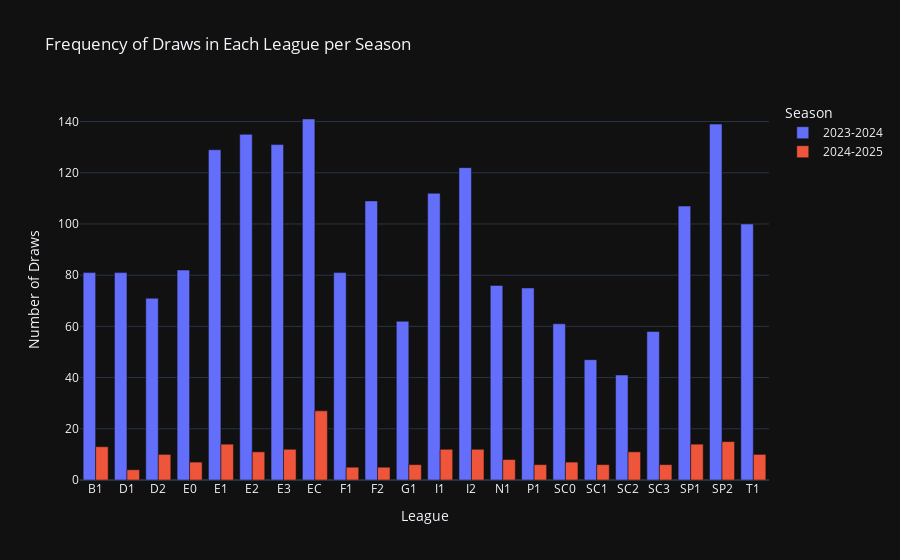
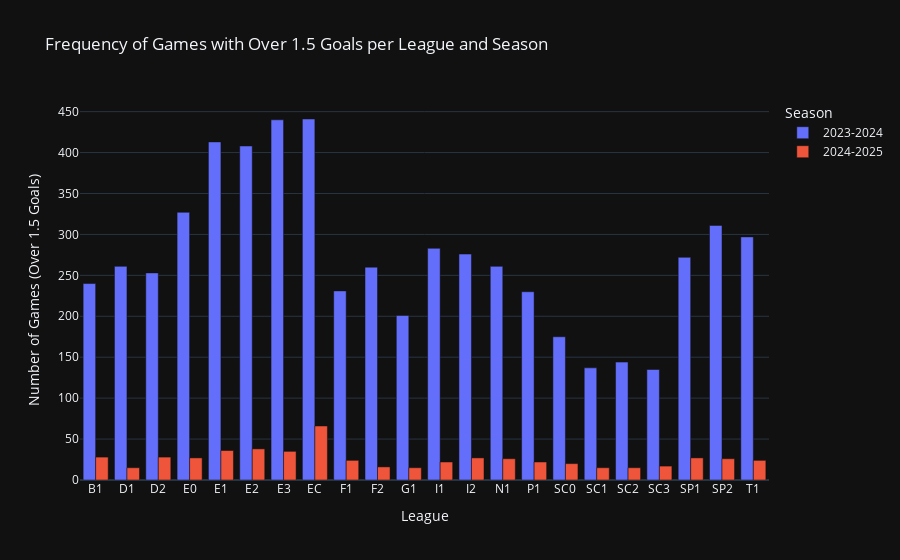
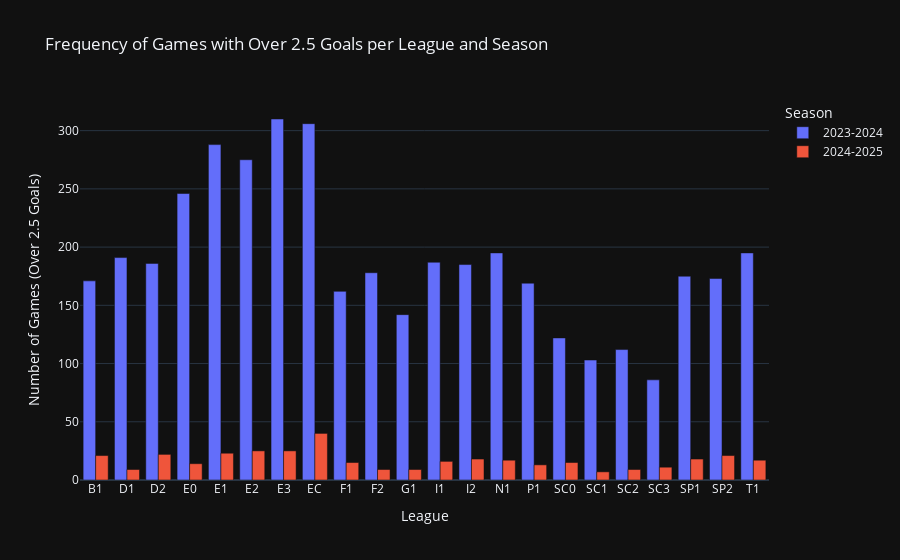
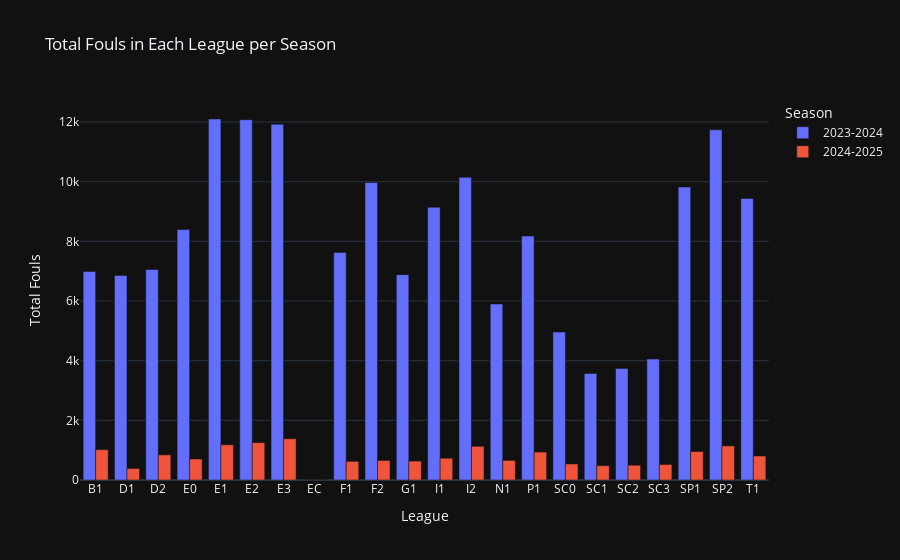

Notebook code cell kept with these figures, in order:
### Code cell
import plotly.express as px

def interactive_visualizations_with_fouls(df):
    # Frequency of Draws in Each League per Season
    draw_counts = df[df['FTR'] == 'D'].groupby(['League', 'Season']).size().reset_index(name='Draws')

    fig1 = px.bar(draw_counts, x='League', y='Draws', color='Season', barmode='group', title='Frequency of Draws in Each League per Season')
    fig1.update_layout(xaxis_title='League', yaxis_title='Number of Draws')
    fig1.show()

    # Frequency of Over 1.5 Goals in Each League per Season
    df['TotalGoals'] = df['FTHG'] + df['FTAG']
    over_1_5_count = df[df['TotalGoals'] > 1.5].groupby(['League', 'Season']).size().reset_index(name='Over_1.5_Games')

    fig2 = px.bar(over_1_5_count, x='League', y='Over_1.5_Games', color='Season', barmode='group', title='Frequency of Games with Over 1.5 Goals per League and Season')
    fig2.update_layout(xaxis_title='League', yaxis_title='Number of Games (Over 1.5 Goals)')
    fig2.show()

    # Frequency of Over 2.5 Goals in Each League per Season
    over_2_5_count = df[df['TotalGoals'] > 2.5].groupby(['League', 'Season']).size().reset_index(name='Over_2.5_Games')

    fig3 = px.bar(over_2_5_count, x='League', y='Over_2.5_Games', color='Season', barmode='group', title='Frequency of Games with Over 2.5 Goals per League and Season')
    fig3.update_layout(xaxis_title='League', yaxis_title='Number of Games (Over 2.5 Goals)')
    fig3.show()

    # Frequency of Fouls in Each League per Season
    df['TotalFouls'] = df['HF'] + df['AF']
    fouls_count = df.groupby(['League', 'Season'])['TotalFouls'].sum().reset_index()

    fig4 = px.bar(fouls_count, x='League', y='TotalFouls', color='Season', barmode='group', title='Total Fouls in Each League per Season')
    fig4.update_layout(xaxis_title='League', yaxis_title='Total Fouls')
    fig4.show()

# Call the function to generate the visualizations
interactive_visualizations_with_fouls(merged_df_cleaned)

### Figure 1 — Plotly figure (JSON) as saved in the notebook; plotly's stock layout.template omitted (floating-point values rounded to 4 significant figures)
{"data": [{"alignmentgroup": "True", "hovertemplate": "Season=2023-2024<br>League=%{x}<br>Draws=%{y}<extra></extra>", "legendgroup": "2023-2024", "marker": {"color": "#636efa", "pattern": {"shape": ""}}, "name": "2023-2024", "offsetgroup": "2023-2024", "orientation": "v", "showlegend": true, "textposition": "auto", "x": ["B1", "D1", "D2", "E0", "E1", "E2", "E3", "EC", "F1", "F2", "G1", "I1", "I2", "N1", "P1", "SC0", "SC1", "SC2", "SC3", "SP1", "SP2", "T1"], "xaxis": "x", "y": [81, 81, 71, 82, 129, 135, 131, 141, 81, 109, 62, 112, 122, 76, 75, 61, 47, 41, 58, 107, 139, 100], "yaxis": "y", "type": "bar"}, {"alignmentgroup": "True", "hovertemplate": "Season=2024-2025<br>League=%{x}<br>Draws=%{y}<extra></extra>", "legendgroup": "2024-2025", "marker": {"color": "#EF553B", "pattern": {"shape": ""}}, "name": "2024-2025", "offsetgroup": "2024-2025", "orientation": "v", "showlegend": true, "textposition": "auto", "x": ["B1", "D1", "D2", "E0", "E1", "E2", "E3", "EC", "F1", "F2", "G1", "I1", "I2", "N1", "P1", "SC0", "SC1", "SC2", "SC3", "SP1", "SP2", "T1"], "xaxis": "x", "y": [13, 4, 10, 7, 14, 11, 12, 27, 5, 5, 6, 12, 12, 8, 6, 7, 6, 11, 6, 14, 15, 10], "yaxis": "y", "type": "bar"}], "layout": {"xaxis": {"anchor": "y", "domain": [0.0, 1.0], "title": {"text": "League"}}, "yaxis": {"anchor": "x", "domain": [0.0, 1.0], "title": {"text": "Number of Draws"}}, "legend": {"title": {"text": "Season"}, "tracegroupgap": 0}, "title": {"text": "Frequency of Draws in Each League per Season"}, "barmode": "group"}}

### Figure 2 — Plotly figure (JSON) as saved in the notebook; plotly's stock layout.template omitted (floating-point values rounded to 4 significant figures)
{"data": [{"alignmentgroup": "True", "hovertemplate": "Season=2023-2024<br>League=%{x}<br>Over_1.5_Games=%{y}<extra></extra>", "legendgroup": "2023-2024", "marker": {"color": "#636efa", "pattern": {"shape": ""}}, "name": "2023-2024", "offsetgroup": "2023-2024", "orientation": "v", "showlegend": true, "textposition": "auto", "x": ["B1", "D1", "D2", "E0", "E1", "E2", "E3", "EC", "F1", "F2", "G1", "I1", "I2", "N1", "P1", "SC0", "SC1", "SC2", "SC3", "SP1", "SP2", "T1"], "xaxis": "x", "y": [240, 261, 253, 327, 413, 408, 440, 441, 231, 260, 201, 283, 276, 261, 230, 175, 137, 144, 135, 272, 311, 297], "yaxis": "y", "type": "bar"}, {"alignmentgroup": "True", "hovertemplate": "Season=2024-2025<br>League=%{x}<br>Over_1.5_Games=%{y}<extra></extra>", "legendgroup": "2024-2025", "marker": {"color": "#EF553B", "pattern": {"shape": ""}}, "name": "2024-2025", "offsetgroup": "2024-2025", "orientation": "v", "showlegend": true, "textposition": "auto", "x": ["B1", "D1", "D2", "E0", "E1", "E2", "E3", "EC", "F1", "F2", "G1", "I1", "I2", "N1", "P1", "SC0", "SC1", "SC2", "SC3", "SP1", "SP2", "T1"], "xaxis": "x", "y": [28, 15, 28, 27, 36, 38, 35, 66, 24, 16, 15, 22, 27, 26, 22, 20, 15, 15, 17, 27, 26, 24], "yaxis": "y", "type": "bar"}], "layout": {"xaxis": {"anchor": "y", "domain": [0.0, 1.0], "title": {"text": "League"}}, "yaxis": {"anchor": "x", "domain": [0.0, 1.0], "title": {"text": "Number of Games (Over 1.5 Goals)"}}, "legend": {"title": {"text": "Season"}, "tracegroupgap": 0}, "title": {"text": "Frequency of Games with Over 1.5 Goals per League and Season"}, "barmode": "group"}}

### Figure 3 — Plotly figure (JSON) as saved in the notebook; plotly's stock layout.template omitted (floating-point values rounded to 4 significant figures)
{"data": [{"alignmentgroup": "True", "hovertemplate": "Season=2023-2024<br>League=%{x}<br>Over_2.5_Games=%{y}<extra></extra>", "legendgroup": "2023-2024", "marker": {"color": "#636efa", "pattern": {"shape": ""}}, "name": "2023-2024", "offsetgroup": "2023-2024", "orientation": "v", "showlegend": true, "textposition": "auto", "x": ["B1", "D1", "D2", "E0", "E1", "E2", "E3", "EC", "F1", "F2", "G1", "I1", "I2", "N1", "P1", "SC0", "SC1", "SC2", "SC3", "SP1", "SP2", "T1"], "xaxis": "x", "y": [171, 191, 186, 246, 288, 275, 310, 306, 162, 178, 142, 187, 185, 195, 169, 122, 103, 112, 86, 175, 173, 195], "yaxis": "y", "type": "bar"}, {"alignmentgroup": "True", "hovertemplate": "Season=2024-2025<br>League=%{x}<br>Over_2.5_Games=%{y}<extra></extra>", "legendgroup": "2024-2025", "marker": {"color": "#EF553B", "pattern": {"shape": ""}}, "name": "2024-2025", "offsetgroup": "2024-2025", "orientation": "v", "showlegend": true, "textposition": "auto", "x": ["B1", "D1", "D2", "E0", "E1", "E2", "E3", "EC", "F1", "F2", "G1", "I1", "I2", "N1", "P1", "SC0", "SC1", "SC2", "SC3", "SP1", "SP2", "T1"], "xaxis": "x", "y": [21, 9, 22, 14, 23, 25, 25, 40, 15, 9, 9, 16, 18, 17, 13, 15, 7, 9, 11, 18, 21, 17], "yaxis": "y", "type": "bar"}], "layout": {"xaxis": {"anchor": "y", "domain": [0.0, 1.0], "title": {"text": "League"}}, "yaxis": {"anchor": "x", "domain": [0.0, 1.0], "title": {"text": "Number of Games (Over 2.5 Goals)"}}, "legend": {"title": {"text": "Season"}, "tracegroupgap": 0}, "title": {"text": "Frequency of Games with Over 2.5 Goals per League and Season"}, "barmode": "group"}}

### Figure 4 — Plotly figure (JSON) as saved in the notebook; plotly's stock layout.template omitted (floating-point values rounded to 4 significant figures)
{"data": [{"alignmentgroup": "True", "hovertemplate": "Season=2023-2024<br>League=%{x}<br>TotalFouls=%{y}<extra></extra>", "legendgroup": "2023-2024", "marker": {"color": "#636efa", "pattern": {"shape": ""}}, "name": "2023-2024", "offsetgroup": "2023-2024", "orientation": "v", "showlegend": true, "textposition": "auto", "x": ["B1", "D1", "D2", "E0", "E1", "E2", "E3", "EC", "F1", "F2", "G1", "I1", "I2", "N1", "P1", "SC0", "SC1", "SC2", "SC3", "SP1", "SP2", "T1"], "xaxis": "x", "y": [6990.0, 6859.0, 7059.0, 8395.0, 12100.0, 12080.0, 11920.0, 0.0, 7630.0, 9974.0, 6885.0, 9143.0, 10150.0, 5901.0, 8177.0, 4959.0, 3570.0, 3741.0, 4057.0, 9825.0, 11740.0, 9440.0], "yaxis": "y", "type": "bar"}, {"alignmentgroup": "True", "hovertemplate": "Season=2024-2025<br>League=%{x}<br>TotalFouls=%{y}<extra></extra>", "legendgroup": "2024-2025", "marker": {"color": "#EF553B", "pattern": {"shape": ""}}, "name": "2024-2025", "offsetgroup": "2024-2025", "orientation": "v", "showlegend": true, "textposition": "auto", "x": ["B1", "D1", "D2", "E0", "E1", "E2", "E3", "EC", "F1", "F2", "G1", "I1", "I2", "N1", "P1", "SC0", "SC1", "SC2", "SC3", "SP1", "SP2", "T1"], "xaxis": "x", "y": [1018.0, 388.0, 843.0, 705.0, 1180.0, 1254.0, 1384.0, 0.0, 624.0, 655.0, 633.0, 731.0, 1130.0, 658.0, 937.0, 536.0, 481.0, 497.0, 520.0, 953.0, 1143.0, 804.0], "yaxis": "y", "type": "bar"}], "layout": {"xaxis": {"anchor": "y", "domain": [0.0, 1.0], "title": {"text": "League"}}, "yaxis": {"anchor": "x", "domain": [0.0, 1.0], "title": {"text": "Total Fouls"}}, "legend": {"title": {"text": "Season"}, "tracegroupgap": 0}, "title": {"text": "Total Fouls in Each League per Season"}, "barmode": "group"}}
